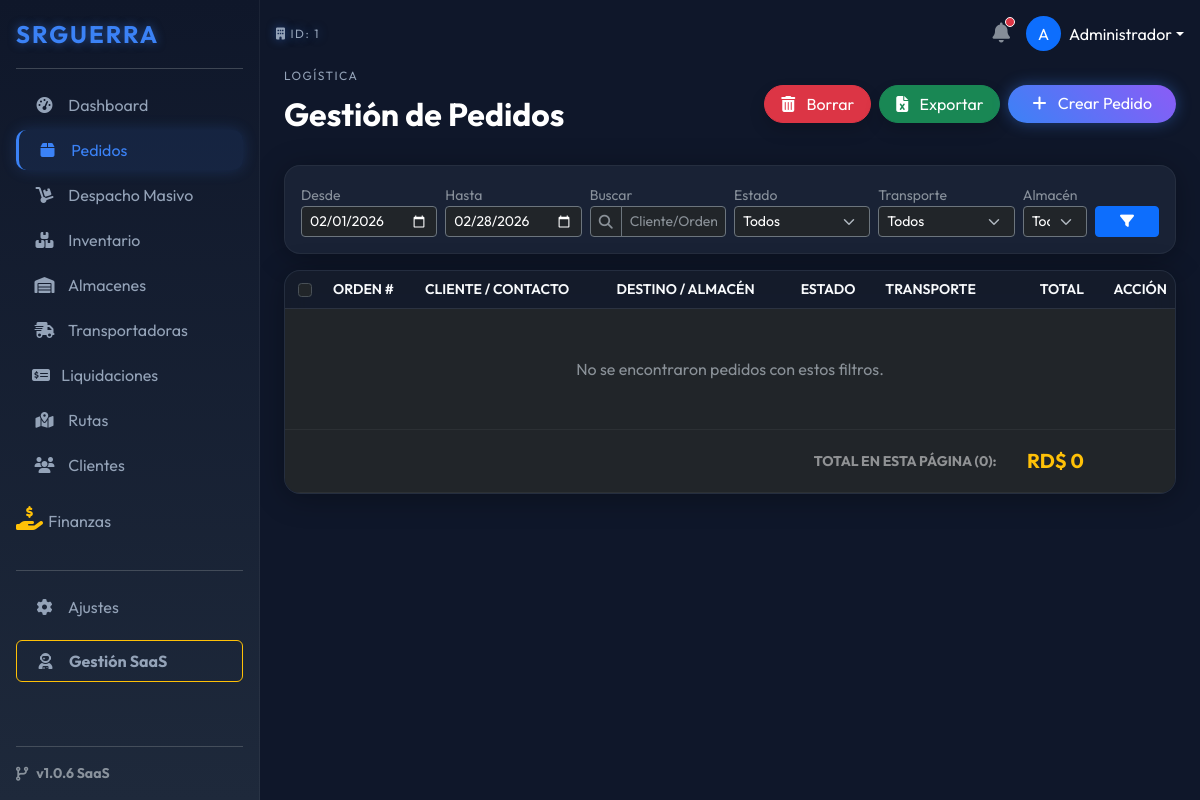
The page /index.php?ruta=pedidos (signed in) on the database as committed earlier.
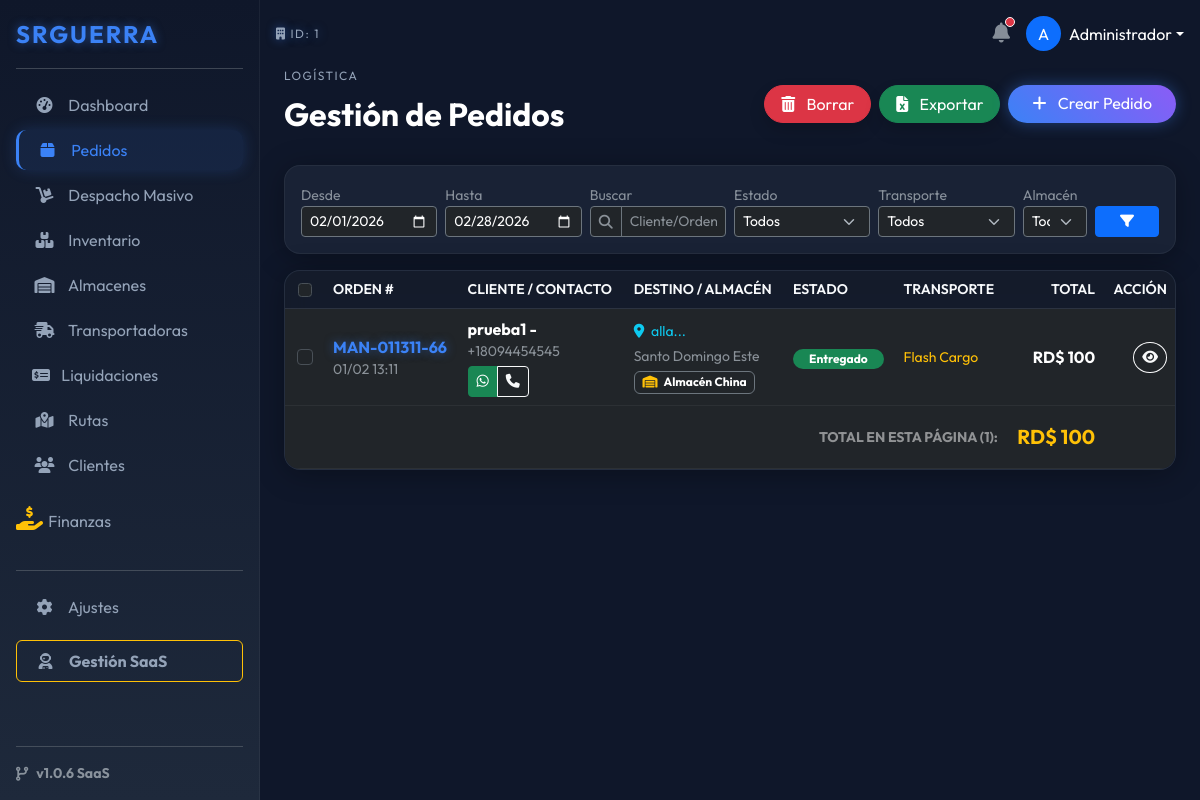
The same page on the database as committed later.
### tables this page shows
CREATE TABLE `pedidos` (
  `id` int(11) NOT NULL,
  `empresa_id` int(11) NOT NULL,
  `cliente_id` int(11) NOT NULL,
  `transportadora_id` int(11) DEFAULT NULL,
  `almacen_id` int(11) DEFAULT NULL,
  `shopify_order_id` bigint(20) DEFAULT NULL,
  `origen` varchar(50) DEFAULT 'Manual',
  `numero_orden` varchar(50) NOT NULL,
  `estado_interno` enum('Nuevo','Confirmado','En Ruta','Entregado','Devuelto','Cancelado') DEFAULT 'Nuevo',
  `total_venta` decimal(10,2) NOT NULL,
  `costo_envio_real` decimal(10,2) DEFAULT 0.00,
  `costo_empaque_real` decimal(10,2) DEFAULT 0.00,
  `notas_internas` text DEFAULT NULL,
  `motivo_rechazo` text DEFAULT NULL,
  `guia_transporte` varchar(100) DEFAULT NULL,
  `fecha_creacion` datetime DEFAULT current_timestamp(),
  `fecha_entrega` datetime DEFAULT NULL,
  `fecha_actualizacion` datetime DEFAULT NULL
);

CREATE TABLE `clientes` (
  `id` int(11) NOT NULL,
  `empresa_id` int(11) NOT NULL,
  `nombre` varchar(150) NOT NULL,
  `telefono` varchar(50) NOT NULL,
  `email` varchar(150) DEFAULT NULL,
  `provincia` varchar(100) DEFAULT NULL,
  `ciudad` varchar(100) DEFAULT NULL,
  `direccion` text DEFAULT NULL,
  `shopify_customer_id` bigint(20) DEFAULT NULL
);

CREATE TABLE `almacenes` (
  `id` int(11) NOT NULL,
  `empresa_id` int(11) NOT NULL,
  `nombre` varchar(100) NOT NULL,
  `ubicacion` varchar(255) DEFAULT NULL,
  `costo_empaque` decimal(10,2) DEFAULT 0.00,
  `activo` tinyint(1) DEFAULT 1
);

CREATE TABLE `transportadoras` (
  `id` int(11) NOT NULL,
  `empresa_id` int(11) NOT NULL,
  `nombre` varchar(100) NOT NULL,
  `codigo_acceso` varchar(50) DEFAULT NULL,
  `pin_acceso` varchar(255) DEFAULT NULL,
  `costo_envio_fijo` decimal(10,2) DEFAULT 0.00,
  `activo` tinyint(1) DEFAULT 1
);

### modules/pedidos/index.php (the view, shortened to what the changed rows need)
<?php
$empresa_id = $_SESSION['empresa_id'];
$nombre_empresa_sesion = $_SESSION['empresa_nombre'] ?? 'SRGUERRA';
$fecha_inicio = isset($_GET['f_ini']) ? $_GET['f_ini'] : date('Y-m-01');
$fecha_fin    = isset($_GET['f_fin']) ? $_GET['f_fin'] : date('Y-m-t');
$busqueda      = isset($_GET['q']) ? trim($_GET['q']) : '';
$sql_f_ini = $fecha_inicio . " 00:00:00";
$sql_f_fin = $fecha_fin . " 23:59:59";
$pagina = isset($_GET['p']) ? (int)$_GET['p'] : 1;
$limite = 50;
$inicio = ($pagina - 1) * $limite;
$sql = "SELECT SQL_CALC_FOUND_ROWS p.*,
               c.nombre as cliente_nombre,
               c.telefono as cliente_telefono,
               c.direccion as cliente_direccion,
               c.ciudad as cliente_ciudad,
               t.nombre as transporte_nombre,
               a.nombre as almacen_nombre
        FROM pedidos p
        LEFT JOIN clientes c ON p.cliente_id = c.id
        LEFT JOIN transportadoras t ON p.transportadora_id = t.id
        LEFT JOIN almacenes a ON p.almacen_id = a.id
        WHERE p.empresa_id = ?
        AND p.fecha_creacion BETWEEN ? AND ?";
$params = [$empresa_id, $sql_f_ini, $sql_f_fin];
$sql .= " ORDER BY p.fecha_creacion DESC LIMIT $inicio, $limite";
$stmt = $pdo->prepare($sql);
$stmt->execute($params);
$pedidos = $stmt->fetchAll();
?>
<div class="d-flex justify-content-between align-items-center mb-4">
    <div>
        <span class="h-label">LOGÍSTICA</span>
        <h2 class="fw-bold text-white">Gestión de Pedidos</h2>
    </div>
    <div class="d-flex gap-2">
        <button type="button" onclick="submitAccion('eliminar')" class="btn btn-danger rounded-pill px-3 shadow">
            <i class="fas fa-trash-alt me-2"></i> Borrar
        </button>
        <button type="button" onclick="submitAccion('exportar')" class="btn btn-success rounded-pill px-3 shadow">
            <i class="fas fa-file-excel me-2"></i> Exportar
        </button>
        <a href="index.php?ruta=pedidos/nuevo" class="btn btn-primary rounded-pill px-4 btn-glow">
            <i class="fas fa-plus me-2"></i> Crear Pedido
        </a>
    </div>
</div>
<div class="card-glass p-3 mb-3">
    <form action="index.php" method="GET" class="row g-2 align-items-end">
        <div class="col-6 col-md-2">
            <label class="small text-muted">Desde</label>
            <input type="date" name="f_ini" value="<?php echo $fecha_inicio; ?>" class="form-control form-control-sm bg-dark text-white border-secondary">
        </div>
        <div class="col-6 col-md-2">
            <label class="small text-muted">Hasta</label>
            <input type="date" name="f_fin" value="<?php echo $fecha_fin; ?>" class="form-control form-control-sm bg-dark text-white border-secondary">
        </div>
        <div class="col-12 col-md-2">
            <label class="small text-muted">Buscar</label>
            <div class="input-group input-group-sm">
                <span class="input-group-text bg-dark border-secondary text-muted"><i class="fas fa-search"></i></span>
                <input type="text" name="q" value="<?php echo $busqueda; ?>" class="form-control bg-dark text-white border-secondary" placeholder="Cliente/Orden">
            </div>
        </div>
        <div class="col-6 col-md-2">
            <label class="small text-muted">Estado</label>
            <select name="estado" class="form-select form-select-sm bg-dark text-white border-secondary">
                <option value="">Todos</option>
            </select>
        </div>
        <div class="col-6 col-md-2">
            <label class="small text-muted">Transporte</label>
            <select name="transporte" class="form-select form-select-sm bg-dark text-white border-secondary">
                <option value="0">Todos</option>
            </select>
        </div>
        <div class="col-10 col-md-1">
            <label class="small text-muted">Almacén</label>
            <select name="almacen" class="form-select form-select-sm bg-dark text-white border-secondary">
                <option value="0">Todos</option>
            </select>
        </div>
        <div class="col-2 col-md-1">
            <button class="btn btn-sm btn-primary w-100"><i class="fas fa-filter"></i></button>
        </div>
    </form>
</div>
<form id="formMaestro" method="POST">
    <div class="card-glass p-0 overflow-hidden">
        <div class="table-responsive">
            <table class="table table-dark-custom align-middle mb-0">
                <thead>
                    <tr class="text-uppercase small text-muted">
                        <th style="width: 40px;" class="text-center">
                            <input type="checkbox" class="form-check-input" id="checkAll" onclick="toggleAll(this)">
                        </th>
                        <th>Orden #</th>
                        <th>Cliente / Contacto</th>
                        <th>Destino / Almacén</th>
                        <th>Estado</th>
                        <th>Transporte</th>
                        <th class="text-end">Total</th>
                        <th class="text-end">Acción</th>
                    </tr>
                </thead>
                <tbody>
                    <?php
                        $suma_pagina = 0;
                        if(count($pedidos) > 0):
                    ?>
                        <?php foreach($pedidos as $p): ?>
                            <?php
                                $suma_pagina += $p['total_venta'];
                                $num_clean = preg_replace('/[^0-9]/', '', $p['cliente_telefono']);
                                $mensaje_ws = "Hola " . $p['cliente_nombre'] . ", te escribimos de " . $nombre_empresa_sesion . " sobre tu pedido #" . $p['numero_orden'];
                                $link_ws = "https://wa.me/" . $num_clean . "?text=" . urlencode($mensaje_ws);
                            ?>
                            <tr class="group-hover">
                                <td class="text-center">
                                    <input type="checkbox" name="pedidos[]" value="<?php echo $p['id']; ?>" class="form-check-input check-item">
                                </td>
                                <td>
                                    <div class="fw-bold text-neon"><?php echo $p['numero_orden']; ?></div>
                                    <div class="small text-muted"><?php echo date('d/m H:i', strtotime($p['fecha_creacion'])); ?></div>
                                </td>
                                <td>
                                    <div class="fw-bold text-white"><?php echo $p['cliente_nombre']; ?></div>
                                    <div class="small text-muted mb-1"><?php echo $p['cliente_telefono']; ?></div>
                                    <div class="btn-group btn-group-sm">
                                        <a href="<?php echo $link_ws; ?>" target="_blank" class="btn btn-success" title="WhatsApp">
                                            <i class="fab fa-whatsapp"></i>
                                        </a>
                                        <a href="tel:<?php echo $p['cliente_telefono']; ?>" class="btn btn-outline-light" title="Llamar">
                                            <i class="fas fa-phone"></i>
                                        </a>
                                    </div>
                                </td>
                                <td>
                                    <div class="text-info small mb-1">
                                        <i class="fas fa-map-marker-alt me-1"></i>
                                        <?php echo substr($p['cliente_direccion'], 0, 20); ?>...
                                    </div>
                                    <div class="text-muted small">
                                        <?php echo $p['cliente_ciudad']; ?>
                                    </div>
                                    <div class="badge bg-dark border border-secondary text-white mt-1">
                                        <i class="fas fa-warehouse me-1 text-warning"></i> <?php echo $p['almacen_nombre']; ?>
                                    </div>
                                </td>
                                <td>
                                    <?php
                                        $badge = 'bg-secondary';
                                        if($p['estado_interno'] == 'Entregado') $badge = 'bg-success';
                                    ?>
                                    <span class="badge rounded-pill <?php echo $badge; ?> px-3">
                                        <?php echo $p['estado_interno']; ?>
                                    </span>
                                </td>
                                <td class="small text-warning">
                                    <?php echo $p['transporte_nombre'] ?: '-'; ?>
                                </td>
                                <td class="text-end fw-bold text-white">
                                    RD$ <?php echo number_format($p['total_venta'], 0); ?>
                                </td>
                                <td class="text-end">
                                    <a href="index.php?ruta=pedidos/ver&id=<?php echo $p['id']; ?>" class="btn btn-sm btn-outline-light rounded-circle">
                                        <i class="fas fa-eye"></i>
                                    </a>
                                </td>
                            </tr>
                        <?php endforeach; ?>
                    <?php else: ?>
                        <tr>
                            <td colspan="8" class="text-center py-5 text-muted">
                                No se encontraron pedidos con estos filtros.
                            </td>
                        </tr>
                    <?php endif; ?>
                </tbody>
                <tfoot>
                    <tr class="border-top border-secondary bg-dark bg-opacity-50">
                        <td colspan="6" class="text-end text-white-50 text-uppercase small py-3 fw-bold">Total en esta página (<?php echo count($pedidos); ?>):</td>
                        <td class="text-end text-warning fw-bold fs-5 py-3">RD$ <?php echo number_format($suma_pagina, 0); ?></td>
                        <td></td>
                    </tr>
                </tfoot>
            </table>
        </div>
    </div>
</form>

Rows that differ between the two databases and show on the page:
added pedidos: numero_orden "MAN-011311-66", fecha_creacion "01/02 13:11", cliente.nombre "prueba1 -", cliente.telefono "+18094454545", cliente.direccion "alla", cliente.ciudad "Santo Domingo Este", almacen.nombre "Almacén China", estado_interno "Entregado", transportadora.nombre "Flash Cargo", total_venta "100"
Other text that changed with them:
count($pedidos): "0" → "1"
$suma_pagina: "0" → "100"
text no longer shown: "No se encontraron pedidos con estos filtros."
